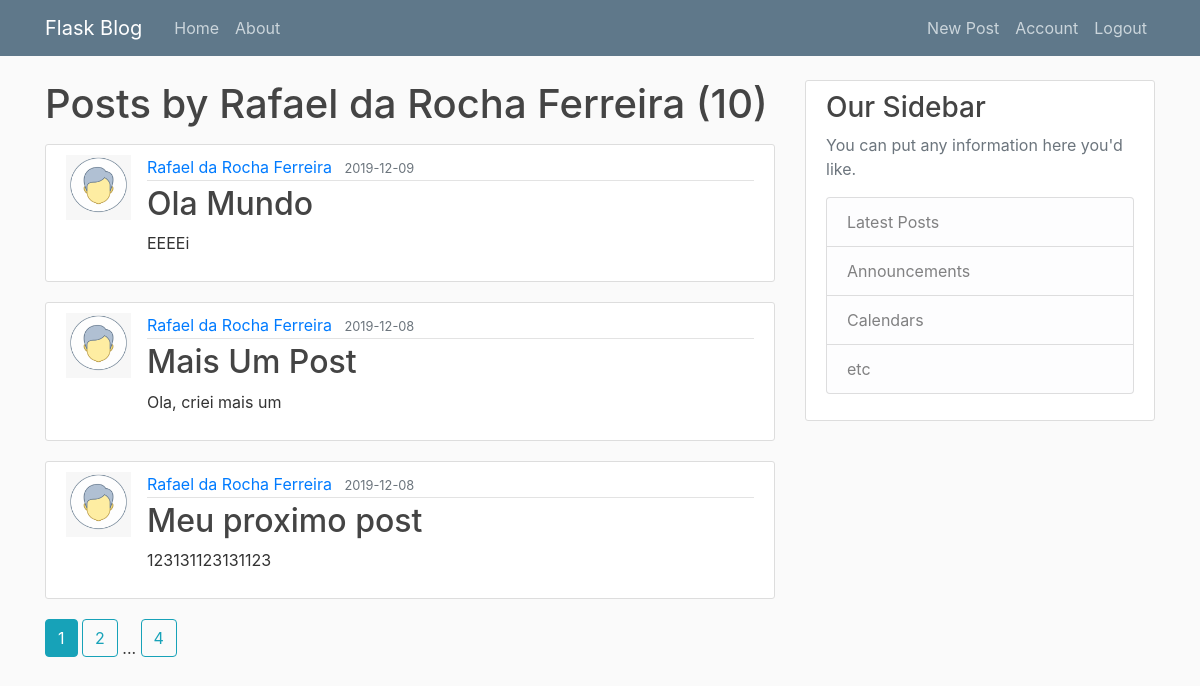
The app's page /user/Rafael da Rocha Ferreira (signed in) with its own data.
### app/models/tables.py (models this page shows, shortened)
class User(db.Model, UserMixin):
    __tablename_ = "user"
    id = db.Column(db.Integer, primary_key=True)
    username = db.Column(db.String(20), unique=True, nullable=False)
    email = db.Column(db.String(120), unique=True, nullable=False)
    image_file = db.Column(db.String(120), nullable=False, default="default.png")
    password = db.Column(db.String(60), nullable=False)
    posts = db.relationship('Post', backref="author", lazy=True)

class Post(db.Model):
    __tablename__ = "post"
    id = db.Column(db.Integer, primary_key=True)
    title = db.Column(db.String(100), nullable=False)
    date_posted = db.Column(db.DateTime, nullable=False, default=datetime.utcnow)
    content = db.Column(db.Text, nullable=False)
    user_id = db.Column(db.Integer, db.ForeignKey('user.id'), nullable=False)

### app/controllers/default.py (the view)
@app.route("/user/<string:username>")
@login_required
def user_posts(username):
    page = request.args.get('page', 1, type=int)
    user = User.query.filter_by(username=username).first_or_404()
    posts = Post.query\
        .filter_by(author=user)\
        .order_by(Post.date_posted.desc())\
        .paginate(page=page, per_page=3)
    return render_template("user_posts.html", posts=posts, user=user)

### app/models/tables.py (called while the page is built)
@login_maneger.user_loader
def load_user(user_id):
    return User.query.get(int(user_id))

### app/templates/user_posts.html
{% extends "./bases/firstLayout.html" %}
{% block content%}
    <h1 class="mb-3">Posts by {{ user.username }} ({{ posts.total }})</h1>
    {% for post in posts.items%}
    <article class="media content-section">
        <img class="'rounded-circle article-img" src="{{ url_for('static', filename='profiles_pic/' + post.author.image_file) }}">
        <div class="media-body">
            <div class="article-metadata">
            <a class="mr-2" href="{{ url_for('user_posts', username=post.author.username) }}">{{ post.author.username }}</a>
            <small class="text-muted">{{ post.date_posted.strftime('%Y-%m-%d') }}</small>
            </div>
            <h2><a class="article-title" href="{{ url_for('post', post_id=post.id) }}">{{ post.title }}</a></h2>
            <p class="article-content">{{ post.content }}</p>
        </div>
    </article>
    {% endfor %}
    {% for page_num in posts.iter_pages(left_edge=1, right_edge=1, left_current=1, right_current=2) %}
        {% if page_num %}
            {% if posts.page == page_num %}
                <a class="btn btn-info mb-4" href="{{url_for('user_posts', username=user.username, page=page_num)}}">{{ page_num }}</a>
            {% else %}
                <a class="btn btn-outline-info mb-4" href="{{url_for('user_posts', username=user.username, page=page_num)}}">{{ page_num }}</a>
            {% endif %}
        {% else %}
            ...
        {% endif %}
    {% endfor %}
{% endblock content %}

### app/templates/bases/firstLayout.html (shortened to what this page needs)
<!DOCTYPE html>
<html lang="pt-br">
<head>
    <link rel="stylesheet" href="{{ url_for('static', filename= 'css/bootstrap.min.css') }}">
    <link rel="stylesheet" href="{{ url_for('static', filename= 'css/main.css') }}">
</head>
<body>
    <header class="site-header">
        <nav class="navbar navbar-expand-md navbar-dark bg-steel fixed-top">
            <div class="container">
            <a class="navbar-brand mr-4" href="/">Flask Blog</a>
            <div class="collapse navbar-collapse" id="navbarToggle">
                <div class="navbar-nav mr-auto">
                <a class="nav-item nav-link" href="/">Home</a>
                <a class="nav-item nav-link" href="/about">About</a>
                </div>
                <div class="navbar-nav">
                    {% if current_user.is_authenticated %}
                        <a class="nav-item nav-link" href="/post/new">New Post</a>
                        <a class="nav-item nav-link" href="/account">Account</a>
                        <a class="nav-item nav-link" href="/logout">Logout</a>
                    {% else %}
                        <a class="nav-item nav-link" href="/login">Login</a>
                        <a class="nav-item nav-link" href="/register">Register</a>
                    {% endif %}
                </div>
            </div>
            </div>
        </nav>
    </header>
    <main role="main" class="container">
        <div class="row">
            <div class="col-md-8">
            {% block content %}{% endblock %}
            </div>
            <div class="col-md-4">
            <div class="content-section">
                <h3>Our Sidebar</h3>
                <p class='text-muted'>You can put any information here you'd like.
                <ul class="list-group">
                    <li class="list-group-item list-group-item-light">Latest Posts</li>
                    <li class="list-group-item list-group-item-light">Announcements</li>
                    <li class="list-group-item list-group-item-light">Calendars</li>
                    <li class="list-group-item list-group-item-light">etc</li>
                </ul>
                </p>
            </div>
            </div>
        </div>
    </main>
</body>
</html>

### app/static/css/main.css (style rules this page uses)
body { background: #fafafa; color: #333333; margin-top: 5rem; }
h1, h2, h3, h4, h5, h6 { color: #444444; }
.bg-steel { background-color: #5f788a; }
.site-header .navbar-nav .nav-link { color: #cbd5db; }
.content-section { background: #ffffff; padding: 10px 20px; border: 1px solid #dddddd; border-radius: 3px; margin-bottom: 20px; }
.article-title { color: #444444; }
.article-content { white-space: pre-line; }
.article-img { height: 65px; width: 65px; margin-right: 16px; }
.article-metadata { padding-bottom: 1px; margin-bottom: 4px; border-bottom: 1px solid #e3e3e3 }

### records on screen
User: username "Rafael da Rocha Ferreira"
Post: image_file (placeholder picture), author.username "Rafael da Rocha Ferreira", date_posted "2019-12-09", title "Ola Mundo", content "EEEEi"
Post: image_file (placeholder picture), author.username "Rafael da Rocha Ferreira", date_posted "2019-12-08", title "Mais Um Post", content "Ola, criei mais um"
Post: image_file (placeholder picture), author.username "Rafael da Rocha Ferreira", date_posted "2019-12-08", title "Meu proximo post", content "123131123131123"

### other values on screen
{{ posts.total }} "10"
{{ page_num }} "1"
{{ page_num }} "2" "4"
